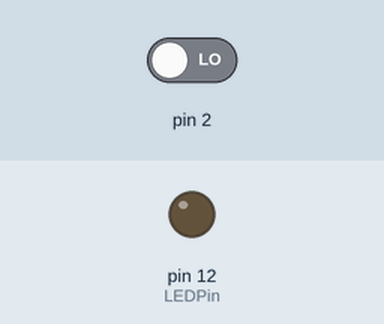
Simulated run of this sketch. Board: Arduino Uno, built with avr-gcc and run on an emulated ATmega328P. Parts: output pins drawn as LEDs (lit = HIGH). Inputs (shaded band) come from the test bench; at power-on: pin 2 LOW.

Above: at 1.2 s.
1.3 s: pin 2 driven HIGH
At 2.3 s:
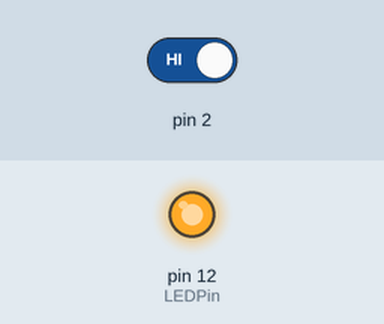
Timing chart, 0 to 4.3 s (numbered marks = the images above; inputs shaded):
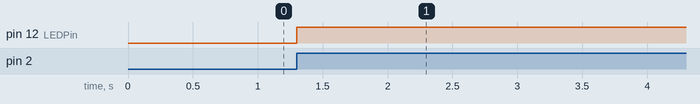

The sketch:

DebounceInterrupt.ino
```cpp
/*
  Реализация дебаунса через Interrupt
*/

#define LEDPin 12
const int BTNPin = 0;
bool turnedOn = false;

void setup() {
  pinMode(LEDPin, OUTPUT);
  attachInterrupt(BTNPin,changestate,RISING);
  Serial.begin(9600);
}

void changestate()
{
  turnedOn = !turnedOn;
  delay(20);
  }

void loop() {
  digitalWrite(LEDPin,turnedOn);
}
```

Measured:
- after the input at 1.3 s, pin 12 (LEDPin): LOW → HIGH at once
